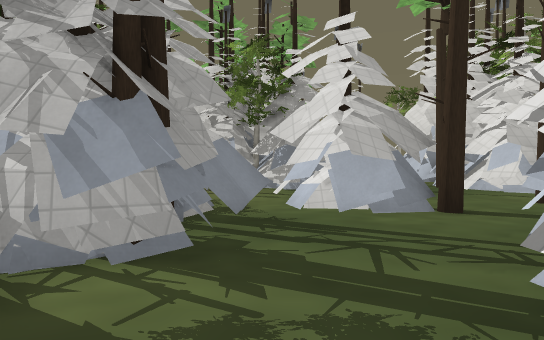
[1] (above)

24 first-person views from a walk through a 3-D level made in the Godot game engine. The camera is 1.4 m above the floor, tilts 2° down and sees 70° across. The floor is counted in squares, 2 m on a side. Each view is taken from the middle of a square. On the plan, view 1 faces up. The plan holds only what a view shows up to about 11 squares ahead; the rest is blank. The place goes on beyond the plan. Some surface patterns are stand-ins.

[2]
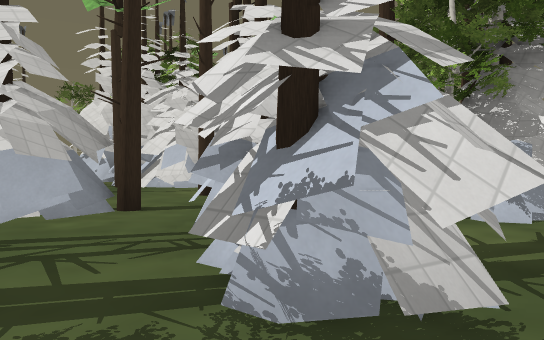

[3]
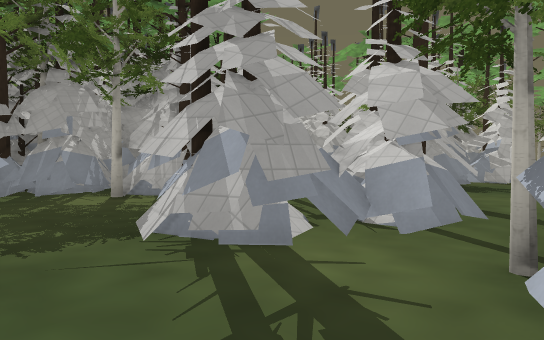

[4]
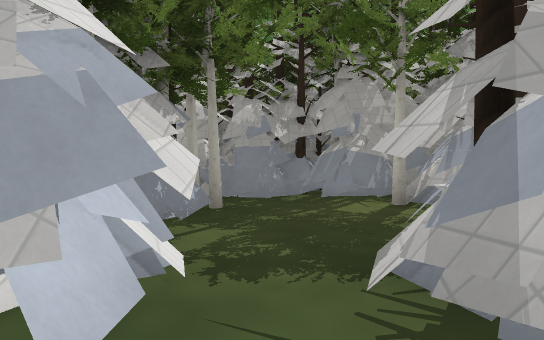

[5]
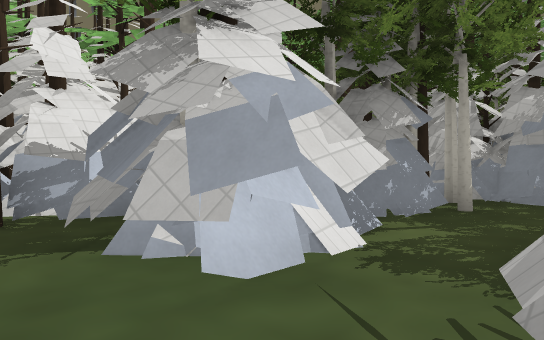

[6]
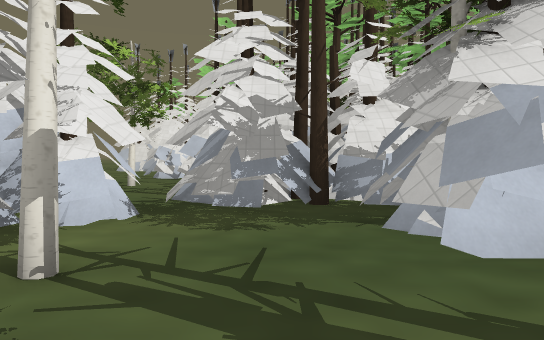

[7]
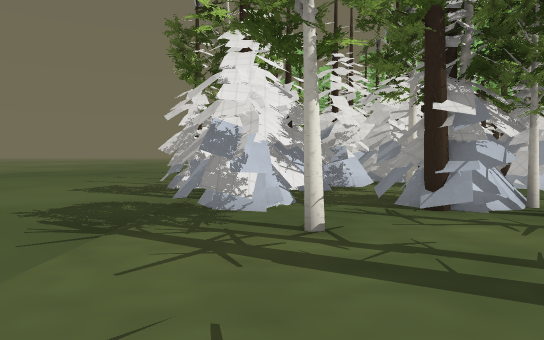

[8]
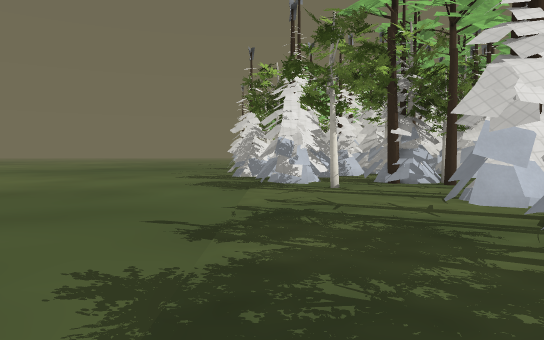

[9]
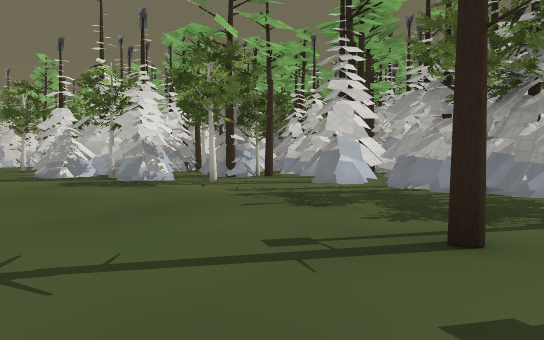

[10]
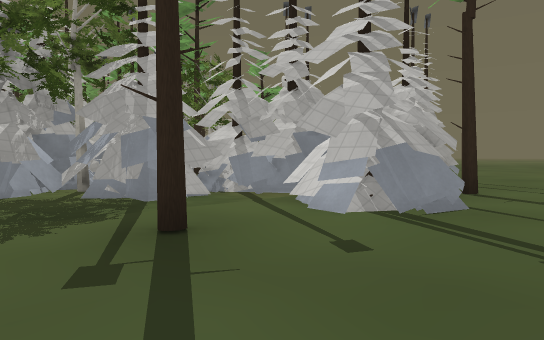

[11]
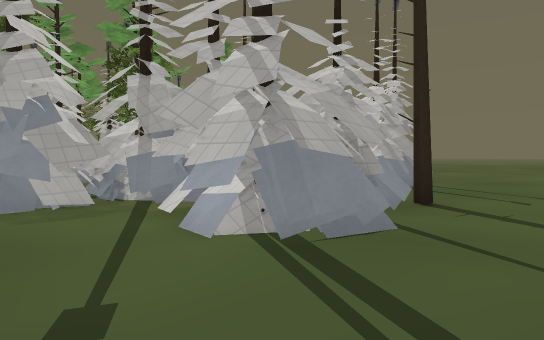

[12]
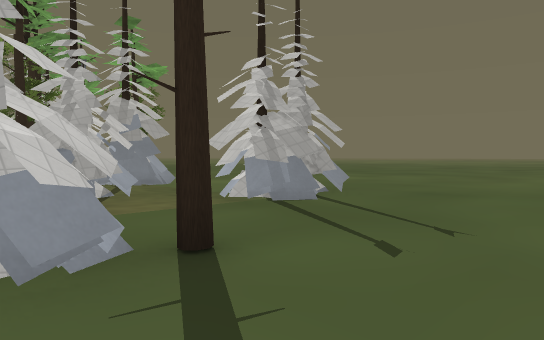

[13]
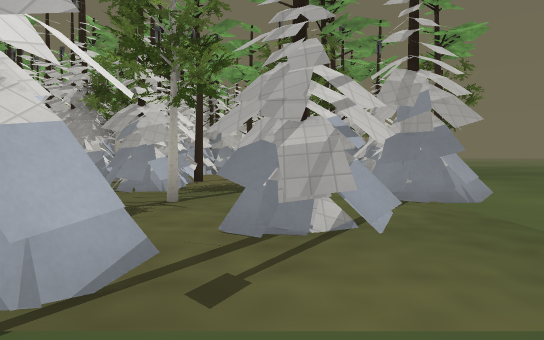

[14]
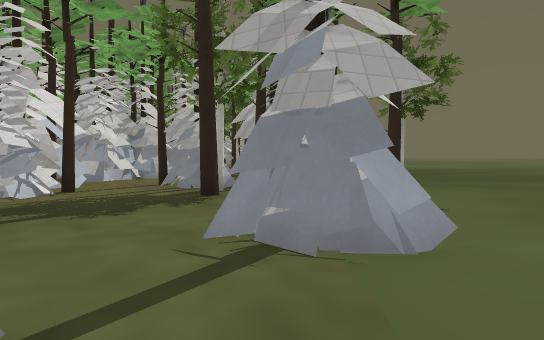

[15]
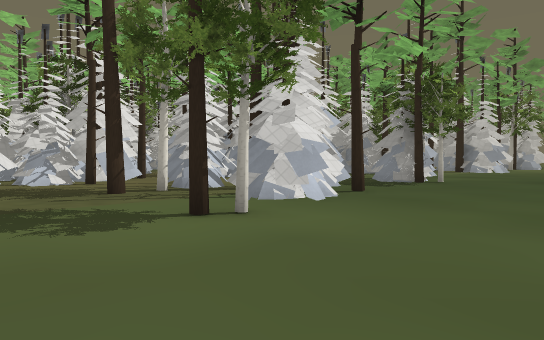

[16]
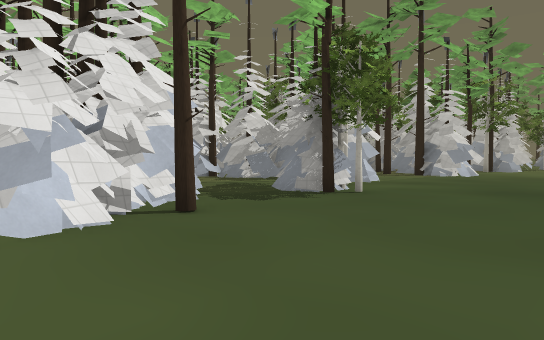

[17]
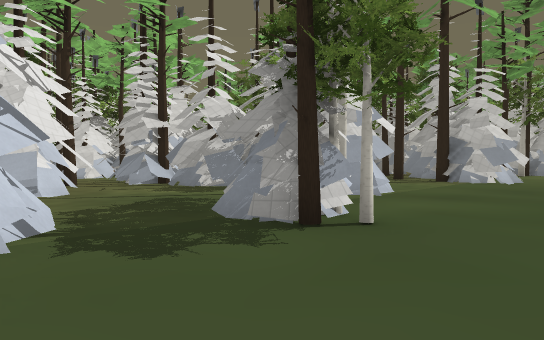

[18]
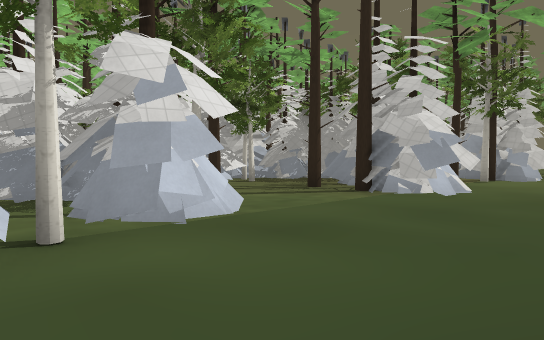

[19]
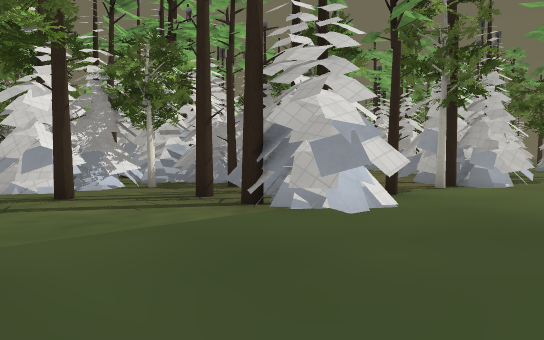

[20]
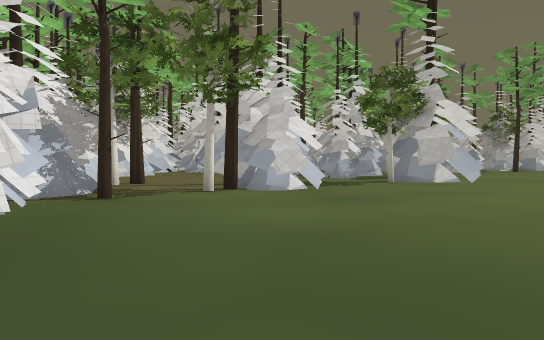

[21]
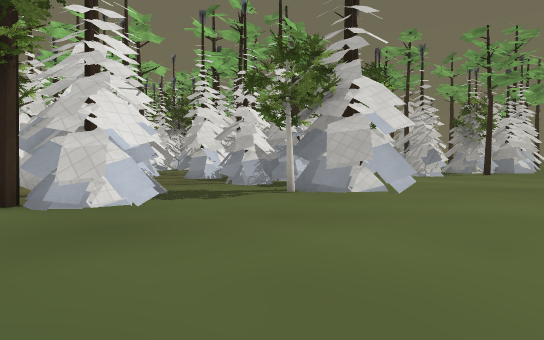

[22]
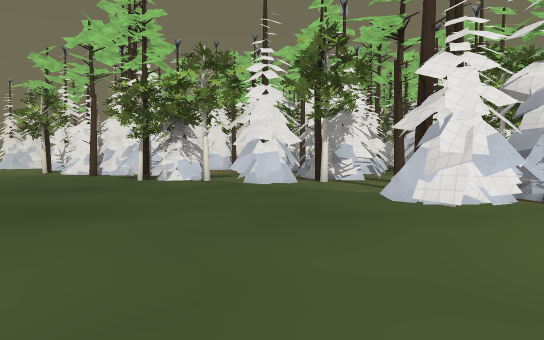

[23]
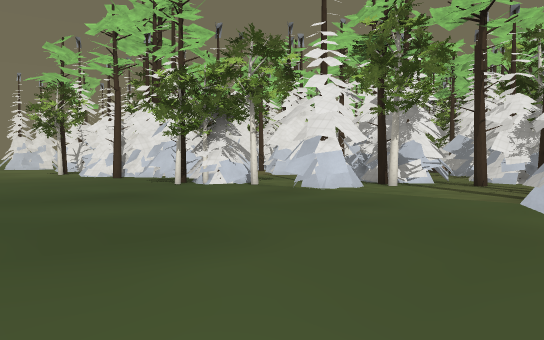

[24]
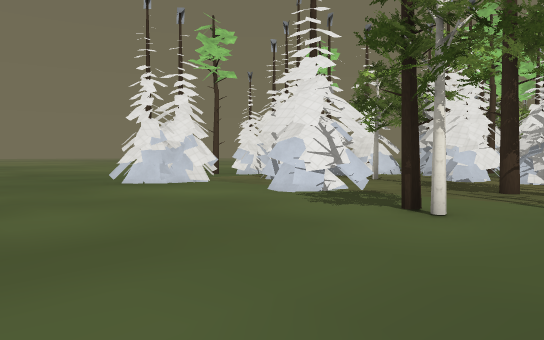

### Floor plan
Key: @ floor where view 1 was taken; # wall or solid block; . floor; / step, stairs or slope; ^ raised ledge; T pine tree; R tree; O other object.
Columns run from 29 left of view 1 to 14 right of it. Each row starts with its distance up from view 1.
 26         .. .......        ... ..      ....
 25    ....................   ................
 24 ..........................................
 23 ...........................................
 22 ...###...............................//....
 21 ... T#...#................T##.T......##/...
 20     ....##T.T.##.....##T..###....##..##/...
 19    ###..##...##T...##.#..##T.....##...#....
 18    ###.  #..####...##....#####T.....#.......
 17      ..  .TT# #T...T.....   #.......##...T..
 16           .##T...T####... .T.........##.#..
 15             ##.#######.^#T...T#.#.#..####...
 14              ####    ##   #.#####.   #####..
 13               #            T #..    ##.###..
 12                              #.#  ####......
 11                              ### ####...T...
 10                              ##. ###........
  9                               #..T##........
  8                               #..###.......
  7                               #...#........
  6                              ###.TT#.......
  5                             ###T..#.........
  4                            ##...............
  3                        OT###T..##...........
  2                         O###...##.TT.##.....
  1                         TRR....T#.##.##.....
  0                        O ##..@....#..# ....
 -1                       OOOR##T###....##......
 -2                         OO#######..#####....
 -3                                ###.##   ....
 -4                                 ###.    ....
 -5                                  #

Where each view was taken, in squares from view 1:
view 1: 0 up, 0 right, facing up
view 2: 0 up, 0 right, facing up-right
view 3: 1 down, 5 right, facing up-left
view 4: 0 up, 4 right, facing left
view 5: 1 up, 4 right, facing down-left
view 6: 2 up, 4 right, facing down
view 7: 7 up, 8 right, facing down
view 8: 12 up, 9 right, facing down
view 9: 12 up, 14 right, facing down-left
view 10: 9 up, 14 right, facing up-left
view 11: 11 up, 14 right, facing up-left
view 12: 15 up, 14 right, facing up-left
view 13: 17 up, 11 right, facing left
view 14: 19 up, 8 right, facing left
view 15: 25 up, 4 right, facing down-left
view 16: 25 up, 0 right, facing down-left
view 17: 23 up, 3 left, facing down-left
view 18: 23 up, 7 left, facing down-left
view 19: 23 up, 10 left, facing down-left
view 20: 26 up, 14 left, facing down-left
view 21: 26 up, 18 left, facing down-left
view 22: 26 up, 17 left, facing down-right
view 23: 26 up, 15 left, facing down-right
view 24: 26 up, 1 left, facing down-right
